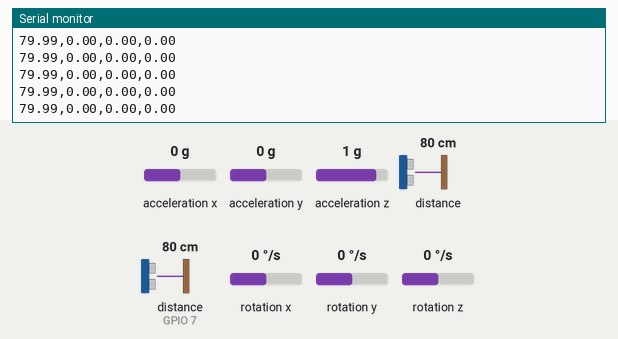
Recording of a sketch running on a simulated ESP32-S3. Shown: the last lines printed to the serial monitor. Wiring (inferred from the names in the program): ultrasonic range finder: trigger GPIO 6; echo GPIO 7; MPU-9250 motion sensor at I2C address 0x68. The inputs (shaded band) are chosen by the test bench; at power-on: acceleration x 0 g, distance to the obstacle (sensor on GPIO 7) 80 cm, acceleration y 0 g, acceleration z 1 g, distance to the obstacle 80 cm, rotation x 0 °/s, rotation y 0 °/s, rotation z 0 °/s. The echo pulse lasts 58.3 µs per cm.

Above: at 3.9 s.
4.0 s: acceleration x set to -1.4 g
At 4.16 s:
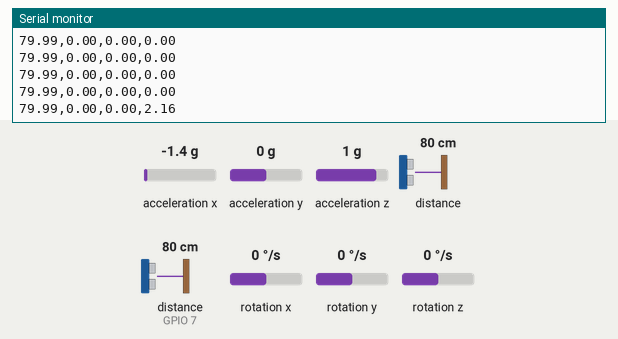
5.5 s: distance to the obstacle (sensor on GPIO 7) set to 2 cm
At 5.52 s:
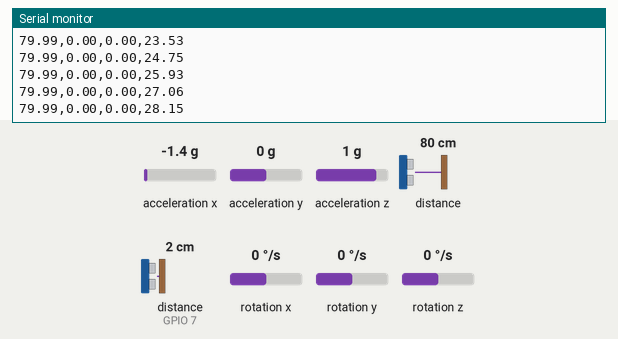
7.0 s: acceleration y set to -1.4 g
At 7.01 s:
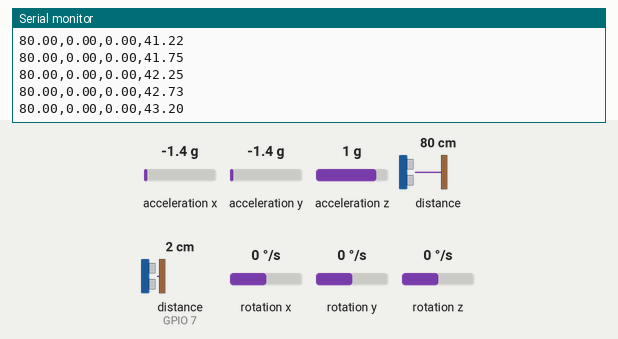
8.5 s: acceleration z set to -1.4 g
At 8.5 s:
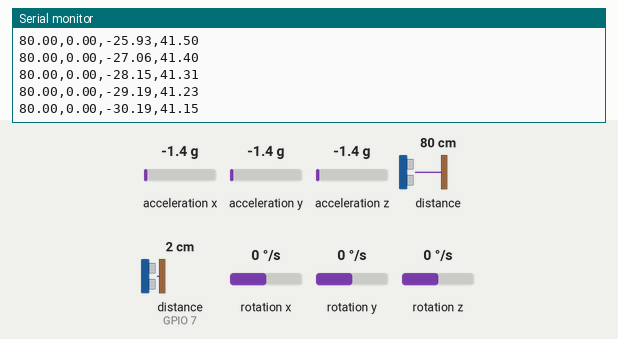
10.0 s: distance to the obstacle (sensor on GPIO 7) set to 4 cm
At 10.05 s:
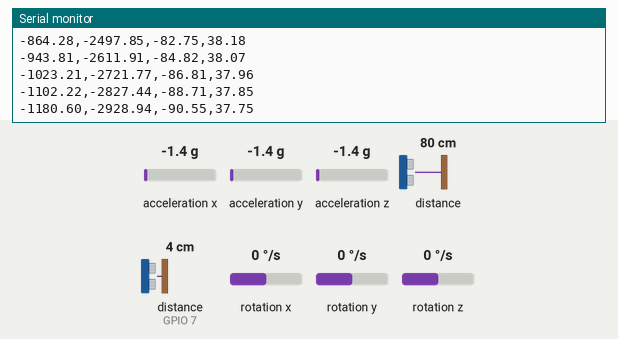
11.5 s: distance to the obstacle (sensor 0) set to 2 cm
At 11.55 s:
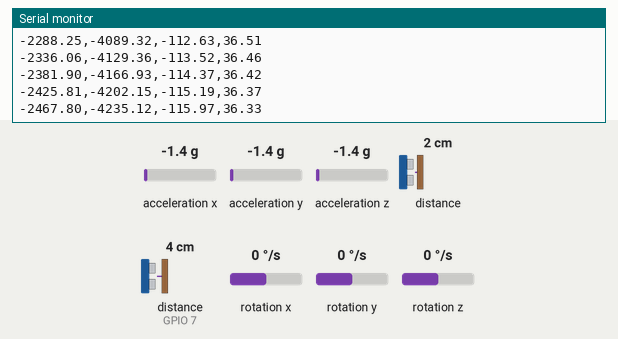
Timing chart, 0 to 14.0 s (numbered marks = the images above; inputs shaded):
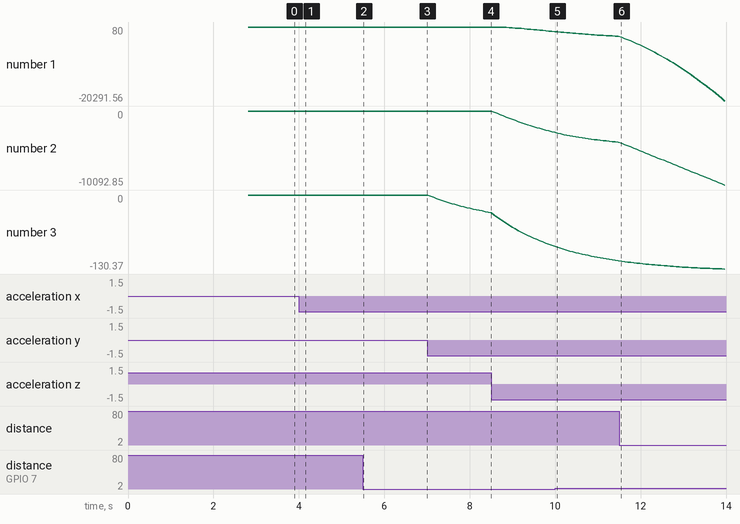

Measured:
- after the input at 4.0 s, the serial monitor: prints a new line after 0.10 s (image 1)
- plotted number 1: 79.99 → 80 after the input at 5.5 s, 80 → -1180.6 after the input at 8.5 s, -1180.6 → -2467.8 after the input at 10.0 s, -2467.8 → -20291.56 after the input at 11.5 s
- plotted number 2: 0 → -2928.94 after the input at 8.5 s, -2928.94 → -4235.12 after the input at 10.0 s, -4235.12 → -10092.85 after the input at 11.5 s
- plotted number 3: 0 → -30.19 after the input at 7.0 s, -30.19 → -90.55 after the input at 8.5 s

The sketch:

KalmanZ.ino
```cpp
#include <Wire.h>
#include <Adafruit_VL53L0X.h>

// --- Definición de pines ---
#define TRIG_PIN 6
#define ECHO_PIN 7
#define I2C_SDA 1
#define I2C_SCL 39
#define I2C1_SDA 4 // Ajusta si es necesario
#define I2C1_SCL 5 // Ajusta si es necesario

Adafruit_VL53L0X lox = Adafruit_VL53L0X();

float ax, ay, az;
float gx, gy, gz;
float dist_tof_m = -1.0;
float dist_us_m = -1.0;
float current_roll = 0, current_pitch = 0;
float accel_z_offset = 0;

struct KalmanZ {
  float Q_alt = 0.0001;
  float Q_vel = 0.0001;
  // R_meas fue eliminado de aquí porque ahora es dinámico

  float P[2][2] = {{1, 0}, {0, 1}};
  float x[2] = {0, 0};

  void predict(float dt, float accel_z) {
    x[0] += x[1] * dt + 0.5 * accel_z * dt * dt;
    x[1] += accel_z * dt;

    float p00 = P[0][0] + dt * (P[1][0] + P[0][1]) + dt * dt * P[1][1] + Q_alt;
    float p01 = P[0][1] + dt * P[1][1];
    float p10 = P[1][0] + dt * P[1][1];
    float p11 = P[1][1] + Q_vel;

    P[0][0] = p00; P[0][1] = p01;
    P[1][0] = p10; P[1][1] = p11;
  }

  // CAMBIO 1: La función ahora recibe R_dinamico
  void update(float measured_z, float R_dinamico) {
    float S = P[0][0] + R_dinamico;
    float K[2];
    K[0] = P[0][0] / S;
    K[1] = P[1][0] / S;

    float y = measured_z - x[0];
    x[0] += K[0] * y;
    x[1] += K[1] * y;

    float P00_temp = P[0][0];
    float P01_temp = P[0][1];
    P[0][0] -= K[0] * P00_temp;
    P[0][1] -= K[0] * P01_temp;
    P[1][0] -= K[1] * P00_temp;
    P[1][1] -= K[1] * P01_temp;
  }
};

KalmanZ kfZ;
unsigned long last_time = 0;
bool kalman_inicializado = false;

void leerMPU6500() {
  Wire.beginTransmission(0x68);
  Wire.write(0x3B);
  Wire.endTransmission(false);
  Wire.requestFrom(0x68, 14, true);

  if (Wire.available() >= 14) {
    int16_t raw_ax = (Wire.read() << 8) | Wire.read();
    int16_t raw_ay = (Wire.read() << 8) | Wire.read();
    int16_t raw_az = (Wire.read() << 8) | Wire.read();
    int16_t raw_temp = (Wire.read() << 8) | Wire.read();
    int16_t raw_gx = (Wire.read() << 8) | Wire.read();
    int16_t raw_gy = (Wire.read() << 8) | Wire.read();
    int16_t raw_gz = (Wire.read() << 8) | Wire.read();

    ax = raw_ax / 16384.0;
    ay = raw_ay / 16384.0;
    az = raw_az / 16384.0;
    gx = raw_gx / 131.0;
    gy = raw_gy / 131.0;
    gz = raw_gz / 131.0;
  }
}

void setup() {
  Serial0.begin(115200);
  delay(1000);
  Serial0.println("=== Iniciando Fusion de Sensores ===");

  Wire.begin(I2C_SDA, I2C_SCL);
  Wire.beginTransmission(0x68);
  Wire.write(0x6B);
  Wire.write(0x00);
  if (Wire.endTransmission() == 0) {
    Serial0.println("MPU-6500 OK");
  }

  Wire1.begin(I2C1_SDA, I2C1_SCL);
  if (!lox.begin(0x29, false, &Wire1)) {
    Serial0.println("Fallo VL53L0X");
    while (1) delay(10);
  } else {
    Serial0.println("VL53L0X OK");
  }

  pinMode(TRIG_PIN, OUTPUT);
  pinMode(ECHO_PIN, INPUT);

  // CALIBRACIÓN DEL EJE Z (GRAVEDAD)
  Serial0.println("Calibrando eje Z (NO MOVER)...");
  float az_sum = 0;
  for (int i = 0; i < 500; i++) {
    leerMPU6500();
    az_sum += az;
    delay(2);
  }
  float az_promedio = az_sum / 500.0;
  accel_z_offset = (az_promedio * 9.81) - 9.81;

  Serial0.print("Offset Z calculado: "); Serial0.println(accel_z_offset);
  Serial0.println("Iniciando...");

  last_time = micros();
}

void loop() {
  unsigned long current_time = micros();
  float dt = (current_time - last_time) / 1000000.0;
  last_time = current_time;

  leerMPU6500();

  VL53L0X_RangingMeasurementData_t measure;
  lox.rangingTest(&measure, false);
  dist_tof_m = (measure.RangeStatus != 4) ? (measure.RangeMilliMeter / 1000.0) : -1.0;

  digitalWrite(TRIG_PIN, LOW); delayMicroseconds(2);
  digitalWrite(TRIG_PIN, HIGH); delayMicroseconds(10);
  digitalWrite(TRIG_PIN, LOW);
  long duration = pulseIn(ECHO_PIN, HIGH, 15000);
  dist_us_m = (duration == 0) ? -1.0 : ((duration * 0.0343) / 2.0 / 100.0);

  // Orientación
  float accel_roll = atan2(ay, az) * RAD_TO_DEG;
  float accel_pitch = atan2(-ax, sqrt(ay * ay + az * az)) * RAD_TO_DEG;
  current_roll = 0.98 * (current_roll + gx * dt) + 0.02 * accel_roll;
  current_pitch = 0.98 * (current_pitch + gy * dt) + 0.02 * accel_pitch;

  // FUSIÓN DE ALTITUD (Kalman)
  float accel_z_real = (az * 9.81) - 9.81 - accel_z_offset;

  // CAMBIO 2: Nueva lógica de selección de sensores
  float measured_z = -1.0;
  float current_R = 0.02; // Valor por defecto

  // 1. Prioridad al Ultrasónico (US)
  if (dist_us_m > 0.05 && dist_us_m < 3.00) {
    measured_z = dist_us_m;
    current_R = 0.005;  // CONFIANZA ALTA: R bajo (le creemos mucho)
  }
  // 2. Si el US falla, usamos el ToF
  else if (dist_tof_m > 0.03 && dist_tof_m < 1.50) {
    measured_z = dist_tof_m;
    current_R = 0.15;   // CONFIANZA BAJA: R alto (le creemos poco)
  }

  // INICIALIZACIÓN DEL KALMAN
  if (!kalman_inicializado && measured_z > 0) {
    kfZ.x[0] = measured_z;
    kfZ.x[1] = 0;
    kalman_inicializado = true;
  }

  if (kalman_inicializado) {
    kfZ.predict(dt, accel_z_real);
    if (measured_z > 0) {
      // CAMBIO 3: Pasamos el valor dinámico de R
      kfZ.update(measured_z, current_R);
    }
  }

  // Imprimir
  static unsigned long print_timer = 0;
  if (millis() - print_timer > 50) {
    print_timer = millis();
    Serial0.print(kfZ.x[0] * 100); Serial0.print(","); // Altura
    Serial0.print(kfZ.x[1] * 100); Serial0.print(","); // Velocidad
    Serial0.print(current_roll);   Serial0.print(",");
    Serial0.println(current_pitch);
  }
}
```
